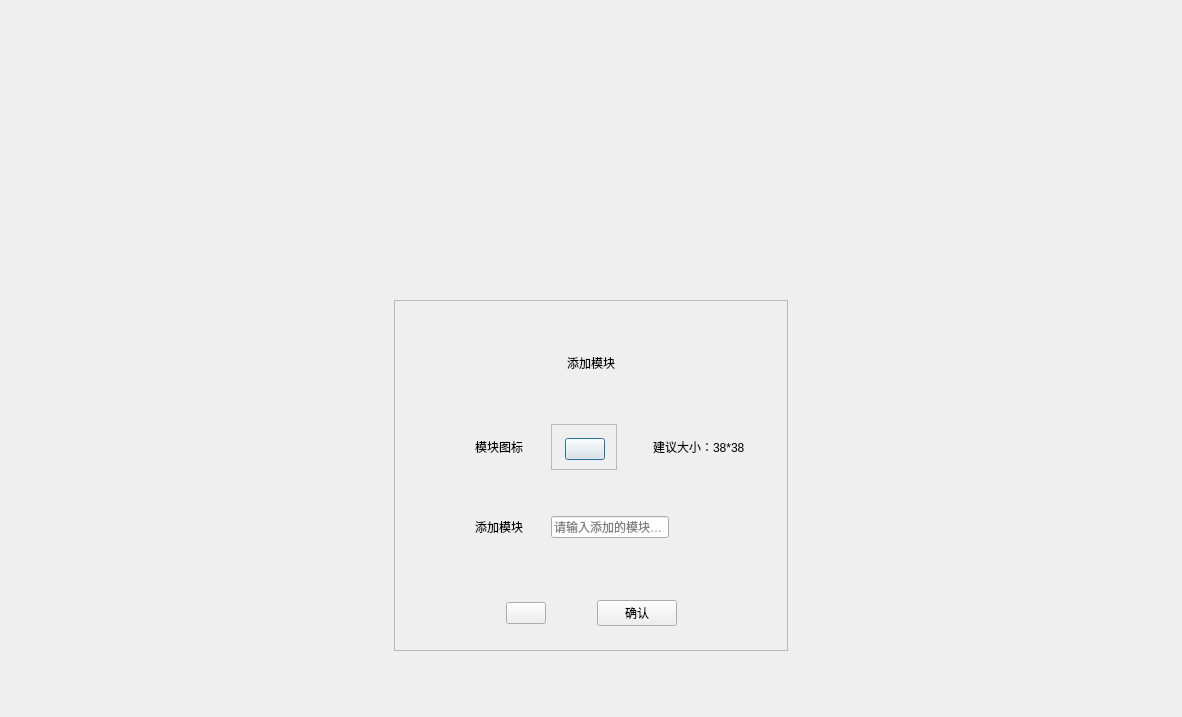
<?xml version="1.0" encoding="UTF-8"?>
<ui version="4.0">
 <class>SYAddModuleWindow</class>
 <widget class="QDialog" name="SYAddModuleWindow">
  <property name="geometry">
   <rect>
    <x>0</x>
    <y>0</y>
    <width>1182</width>
    <height>717</height>
   </rect>
  </property>
  <property name="windowTitle">
   <string>SYAddModuleWindow</string>
  </property>
  <layout class="QVBoxLayout" name="verticalLayout_2">
   <property name="leftMargin">
    <number>0</number>
   </property>
   <property name="topMargin">
    <number>0</number>
   </property>
   <property name="rightMargin">
    <number>0</number>
   </property>
   <property name="bottomMargin">
    <number>0</number>
   </property>
   <item>
    <spacer name="verticalSpacer_5">
     <property name="orientation">
      <enum>Qt::Vertical</enum>
     </property>
     <property name="sizeType">
      <enum>QSizePolicy::Fixed</enum>
     </property>
     <property name="sizeHint" stdset="0">
      <size>
       <width>20</width>
       <height>300</height>
      </size>
     </property>
    </spacer>
   </item>
   <item>
    <layout class="QHBoxLayout" name="horizontalLayout_5">
     <item>
      <spacer name="horizontalSpacer_13">
       <property name="orientation">
        <enum>Qt::Horizontal</enum>
       </property>
       <property name="sizeHint" stdset="0">
        <size>
         <width>40</width>
         <height>20</height>
        </size>
       </property>
      </spacer>
     </item>
     <item>
      <widget class="QFrame" name="contentFrame">
       <property name="frameShape">
        <enum>QFrame::StyledPanel</enum>
       </property>
       <property name="frameShadow">
        <enum>QFrame::Raised</enum>
       </property>
       <layout class="QVBoxLayout" name="verticalLayout">
        <property name="leftMargin">
         <number>0</number>
        </property>
        <property name="topMargin">
         <number>0</number>
        </property>
        <property name="rightMargin">
         <number>0</number>
        </property>
        <property name="bottomMargin">
         <number>0</number>
        </property>
        <item>
         <spacer name="verticalSpacer">
          <property name="orientation">
           <enum>Qt::Vertical</enum>
          </property>
          <property name="sizeType">
           <enum>QSizePolicy::Fixed</enum>
          </property>
          <property name="sizeHint" stdset="0">
           <size>
            <width>20</width>
            <height>52</height>
           </size>
          </property>
         </spacer>
        </item>
        <item>
         <layout class="QHBoxLayout" name="horizontalLayout">
          <item>
           <spacer name="horizontalSpacer">
            <property name="orientation">
             <enum>Qt::Horizontal</enum>
            </property>
            <property name="sizeHint" stdset="0">
             <size>
              <width>40</width>
              <height>20</height>
             </size>
            </property>
           </spacer>
          </item>
          <item>
           <widget class="QLabel" name="winTitle">
            <property name="text">
             <string>添加模块</string>
            </property>
           </widget>
          </item>
          <item>
           <spacer name="horizontalSpacer_2">
            <property name="orientation">
             <enum>Qt::Horizontal</enum>
            </property>
            <property name="sizeHint" stdset="0">
             <size>
              <width>40</width>
              <height>20</height>
             </size>
            </property>
           </spacer>
          </item>
         </layout>
        </item>
        <item>
         <spacer name="verticalSpacer_4">
          <property name="orientation">
           <enum>Qt::Vertical</enum>
          </property>
          <property name="sizeType">
           <enum>QSizePolicy::Fixed</enum>
          </property>
          <property name="sizeHint" stdset="0">
           <size>
            <width>20</width>
            <height>45</height>
           </size>
          </property>
         </spacer>
        </item>
        <item>
         <layout class="QHBoxLayout" name="horizontalLayout_2">
          <item>
           <spacer name="horizontalSpacer_3">
            <property name="orientation">
             <enum>Qt::Horizontal</enum>
            </property>
            <property name="sizeType">
             <enum>QSizePolicy::Fixed</enum>
            </property>
            <property name="sizeHint" stdset="0">
             <size>
              <width>80</width>
              <height>20</height>
             </size>
            </property>
           </spacer>
          </item>
          <item>
           <widget class="QLabel" name="moduleIcon">
            <property name="text">
             <string>模块图标</string>
            </property>
           </widget>
          </item>
          <item>
           <spacer name="horizontalSpacer_4">
            <property name="orientation">
             <enum>Qt::Horizontal</enum>
            </property>
            <property name="sizeType">
             <enum>QSizePolicy::Fixed</enum>
            </property>
            <property name="sizeHint" stdset="0">
             <size>
              <width>22</width>
              <height>20</height>
             </size>
            </property>
           </spacer>
          </item>
          <item>
           <widget class="QFrame" name="addModuleIconFrame">
            <property name="frameShape">
             <enum>QFrame::StyledPanel</enum>
            </property>
            <property name="frameShadow">
             <enum>QFrame::Raised</enum>
            </property>
            <layout class="QVBoxLayout" name="verticalLayout_3">
             <property name="leftMargin">
              <number>13</number>
             </property>
             <property name="topMargin">
              <number>13</number>
             </property>
             <property name="bottomMargin">
              <number>9</number>
             </property>
             <item>
              <widget class="QPushButton" name="addModuleIconBtn">
               <property name="text">
                <string/>
               </property>
              </widget>
             </item>
            </layout>
           </widget>
          </item>
          <item>
           <spacer name="horizontalSpacer_5">
            <property name="orientation">
             <enum>Qt::Horizontal</enum>
            </property>
            <property name="sizeType">
             <enum>QSizePolicy::Fixed</enum>
            </property>
            <property name="sizeHint" stdset="0">
             <size>
              <width>30</width>
              <height>20</height>
             </size>
            </property>
           </spacer>
          </item>
          <item>
           <widget class="QLabel" name="addModuleIconTip">
            <property name="text">
             <string>建议大小：38*38</string>
            </property>
           </widget>
          </item>
          <item>
           <spacer name="horizontalSpacer_6">
            <property name="orientation">
             <enum>Qt::Horizontal</enum>
            </property>
            <property name="sizeHint" stdset="0">
             <size>
              <width>13</width>
              <height>20</height>
             </size>
            </property>
           </spacer>
          </item>
         </layout>
        </item>
        <item>
         <spacer name="verticalSpacer_7">
          <property name="orientation">
           <enum>Qt::Vertical</enum>
          </property>
          <property name="sizeType">
           <enum>QSizePolicy::Fixed</enum>
          </property>
          <property name="sizeHint" stdset="0">
           <size>
            <width>20</width>
            <height>40</height>
           </size>
          </property>
         </spacer>
        </item>
        <item>
         <layout class="QHBoxLayout" name="horizontalLayout_3">
          <item>
           <spacer name="horizontalSpacer_7">
            <property name="orientation">
             <enum>Qt::Horizontal</enum>
            </property>
            <property name="sizeType">
             <enum>QSizePolicy::Fixed</enum>
            </property>
            <property name="sizeHint" stdset="0">
             <size>
              <width>80</width>
              <height>20</height>
             </size>
            </property>
           </spacer>
          </item>
          <item>
           <widget class="QLabel" name="addModuleLabel">
            <property name="text">
             <string>添加模块</string>
            </property>
           </widget>
          </item>
          <item>
           <spacer name="horizontalSpacer_8">
            <property name="orientation">
             <enum>Qt::Horizontal</enum>
            </property>
            <property name="sizeType">
             <enum>QSizePolicy::Fixed</enum>
            </property>
            <property name="sizeHint" stdset="0">
             <size>
              <width>22</width>
              <height>20</height>
             </size>
            </property>
           </spacer>
          </item>
          <item>
           <widget class="QLineEdit" name="moduleName">
            <property name="placeholderText">
             <string>请输入添加的模块名称</string>
            </property>
           </widget>
          </item>
          <item>
           <spacer name="horizontalSpacer_9">
            <property name="orientation">
             <enum>Qt::Horizontal</enum>
            </property>
            <property name="sizeHint" stdset="0">
             <size>
              <width>13</width>
              <height>20</height>
             </size>
            </property>
           </spacer>
          </item>
         </layout>
        </item>
        <item>
         <spacer name="verticalSpacer_2">
          <property name="orientation">
           <enum>Qt::Vertical</enum>
          </property>
          <property name="sizeType">
           <enum>QSizePolicy::Fixed</enum>
          </property>
          <property name="sizeHint" stdset="0">
           <size>
            <width>20</width>
            <height>56</height>
           </size>
          </property>
         </spacer>
        </item>
        <item>
         <layout class="QHBoxLayout" name="horizontalLayout_4">
          <item>
           <spacer name="horizontalSpacer_10">
            <property name="orientation">
             <enum>Qt::Horizontal</enum>
            </property>
            <property name="sizeHint" stdset="0">
             <size>
              <width>40</width>
              <height>20</height>
             </size>
            </property>
           </spacer>
          </item>
          <item>
           <widget class="QPushButton" name="cancelBtn">
            <property name="text">
             <string/>
            </property>
           </widget>
          </item>
          <item>
           <spacer name="horizontalSpacer_11">
            <property name="orientation">
             <enum>Qt::Horizontal</enum>
            </property>
            <property name="sizeType">
             <enum>QSizePolicy::Fixed</enum>
            </property>
            <property name="sizeHint" stdset="0">
             <size>
              <width>45</width>
              <height>20</height>
             </size>
            </property>
           </spacer>
          </item>
          <item>
           <widget class="QPushButton" name="confirmBtn">
            <property name="text">
             <string>确认</string>
            </property>
           </widget>
          </item>
          <item>
           <spacer name="horizontalSpacer_12">
            <property name="orientation">
             <enum>Qt::Horizontal</enum>
            </property>
            <property name="sizeHint" stdset="0">
             <size>
              <width>40</width>
              <height>20</height>
             </size>
            </property>
           </spacer>
          </item>
         </layout>
        </item>
        <item>
         <spacer name="verticalSpacer_3">
          <property name="orientation">
           <enum>Qt::Vertical</enum>
          </property>
          <property name="sizeHint" stdset="0">
           <size>
            <width>20</width>
            <height>28</height>
           </size>
          </property>
         </spacer>
        </item>
       </layout>
      </widget>
     </item>
     <item>
      <spacer name="horizontalSpacer_14">
       <property name="orientation">
        <enum>Qt::Horizontal</enum>
       </property>
       <property name="sizeHint" stdset="0">
        <size>
         <width>40</width>
         <height>20</height>
        </size>
       </property>
      </spacer>
     </item>
    </layout>
   </item>
   <item>
    <spacer name="verticalSpacer_6">
     <property name="orientation">
      <enum>Qt::Vertical</enum>
     </property>
     <property name="sizeHint" stdset="0">
      <size>
       <width>20</width>
       <height>69</height>
      </size>
     </property>
    </spacer>
   </item>
  </layout>
 </widget>
 <layoutdefault spacing="6" margin="11"/>
 <resources/>
 <connections/>
</ui>
